Frame 1 (no input): blank canvas, image omitted
Frame 60 (no input): blank canvas, image omitted
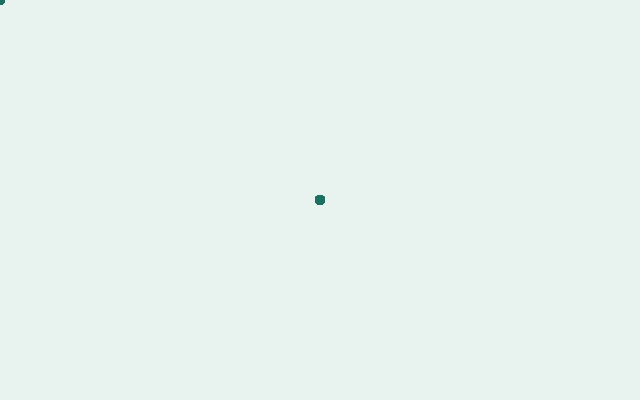
Frame 120 (the mouse pressed at the canvas centre since frame 60)

The p5.js sketch whose frames 1 and 60 were blank and that drew this single picture after the mouse press (run headless with seeded random() and noise() and a simulated clock; from frame 60 on, the mouse is pressed at the canvas centre):

// p5.js sketch
// ── sketch.js
function setup() {
  createCanvas(640, 400);
  background(232, 242, 238);
}

function draw() {

  noStroke();
  fill(28, 112, 96);
  ellipse(mouseX, mouseY, 10, 10);
}
// ── style.css
* {
  box-sizing: border-box;
}

body {
  margin: 0;
  padding: 2rem;
  color: #18332f;
  background: #f4f7f3;
  font-family: "Avenir Next", Avenir, sans-serif;
}

main {
  width: min(100%, 720px);
  margin: 0 auto;
}

h1 {
  margin: 0 0 0.5rem;
}

p {
  margin: 0 0 1.5rem;
}

code {
  font-family: ui-monospace, SFMono-Regular, Menlo, monospace;
}
